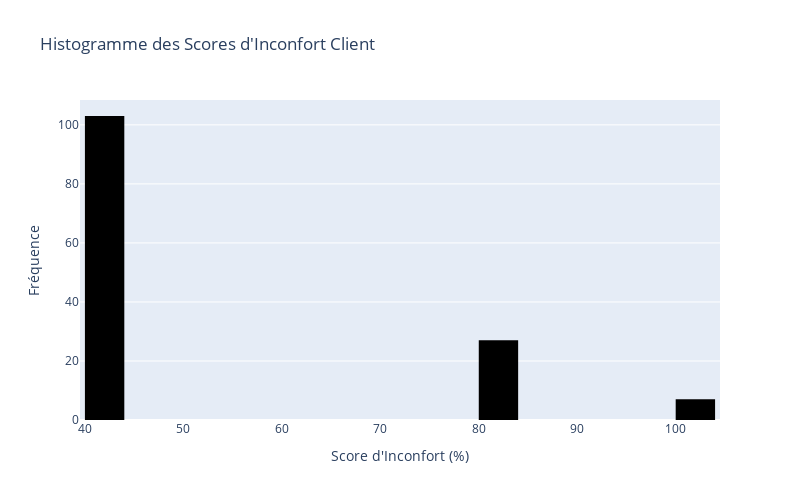

Notebook source saved alongside this figure:
### Code cell
import pandas as pd
import plotly.express as px

# Charger les données
df = pd.read_csv("../Data/data_with_critical_keywords_and_discomfort.csv")

# Filtrer les données pour supprimer les valeurs nulles ou égales à 0 dans 'degree_of_discomfort'
df_filtered = df[df['degree_of_discomfort'].notnull() & (df['degree_of_discomfort'] > 0)]

# Créer l'histogramme avec Plotly
fig = px.histogram(df_filtered, 
                   x='degree_of_discomfort', 
                   nbins=20,  # Ajuster le nombre de bacs pour l'histogramme
                   title="Histogramme des Scores d'Inconfort Client",
                   labels={'degree_of_discomfort': 'Score d\'Inconfort (%)'})

# Mettre à jour les couleurs du graphique
fig.update_traces(marker=dict(color=df_filtered['degree_of_discomfort'], 
                              colorscale='Viridis'))

# Afficher le graphique avec un fond plus clair et une taille réduite
fig.update_layout(
    xaxis_title="Score d'Inconfort (%)",
    yaxis_title="Fréquence",
    bargap=0.2,  # Espacement entre les barres
    template="plotly",  # Thème plus clair
    width=800,  # Largeur du graphique
    height=500  # Hauteur du graphique
)

fig.show()

### Figure 1 — Plotly figure (JSON) as saved in the notebook; plotly's stock layout.template omitted (floating-point values rounded to 4 significant figures; data arrays with more than 128 entries replaced by an {"elided": "..."} marker saying what was removed)
{"data": [{"alignmentgroup": "True", "bingroup": "x", "hovertemplate": "Score d'Inconfort (%)=%{x}<br>count=%{y}<extra></extra>", "legendgroup": "", "marker": {"color": {"elided": "137 int values"}, "colorscale": [[0, "#440154"], [0.1111, "#482878"], [0.2222, "#3e4989"], [0.3333, "#31688e"], [0.4444, "#26828e"], [0.5556, "#1f9e89"], [0.6667, "#35b779"], [0.7778, "#6ece58"], [0.8889, "#b5de2b"], [1, "#fde725"]], "pattern": {"shape": ""}}, "name": "", "nbinsx": 20, "offsetgroup": "", "orientation": "v", "showlegend": false, "type": "histogram", "x": {"elided": "137 int values"}, "xaxis": "x", "yaxis": "y"}], "layout": {"bargap": 0.2, "barmode": "relative", "height": 500, "legend": {"tracegroupgap": 0}, "title": {"text": "Histogramme des Scores d'Inconfort Client"}, "width": 800, "xaxis": {"anchor": "y", "domain": [0, 1], "title": {"text": "Score d'Inconfort (%)"}}, "yaxis": {"anchor": "x", "domain": [0, 1], "title": {"text": "Fréquence"}}}}
